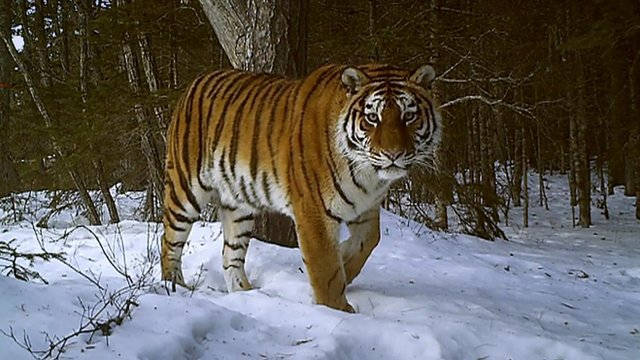
%> input picture Lab3/bildat_lab3/tiger2.jpg, 640 x 360 px
$ octave norm_cuts_example.m   (GNU Octave 9; MATLAB toolbox functions it lacks are replaced by stand-ins)
%> lines starting %> are read from the running program, lines starting %| are printed output that depends on the picture
colour_bandwidth = 8.0; % color bandwidth
radius = 3;              % maximum neighbourhood distance
ncuts_thresh = 0.5;      % cutting threshold
min_area = 200;          % minimum area of segment
max_depth = 8;           % maximum splitting depth
scale_factor = 0.5;      % image downscale factor
image_sigma = 2.0;       % image preblurring scale

I = imread('tiger2.jpg');
%> I is the input picture: size 360x640x3 uint8; mean R, G, B 97.4, 93.3, 88.1
I = imresize(I, scale_factor);
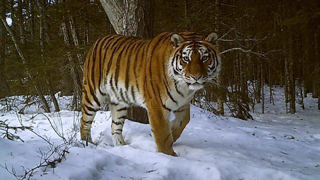
%> I: size 180x320x3 uint8; mean R, G, B 97.4, 93.3, 88.1
Iback = I;
d = 2*ceil(image_sigma*2) + 1;
h = fspecial('gaussian', [d d], image_sigma);
I = imfilter(I, h);
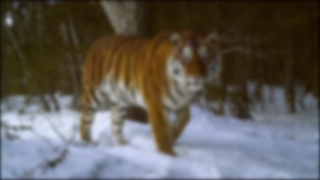
%> I: size 180x320x3 uint8; mean R, G, B 96.3, 92.1, 86.9

%> (the run ends here)

$ run again, with Lab3/bildat_lab3/tiger1.jpg copied over Lab3/bildat_lab3/tiger2.jpg
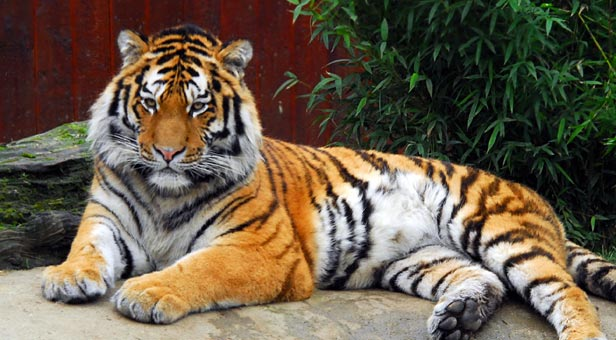
%> input picture Lab3/bildat_lab3/tiger1.jpg, 616 x 340 px
%> I is the input picture: size 340x616x3 uint8; mean R, G, B 106, 92.5, 74.4
%> `I = imresize(I, scale_factor);`:
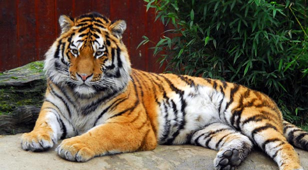
%> I: size 170x308x3 uint8; mean R, G, B 106, 92.5, 74.4
%> `I = imfilter(I, h);`:
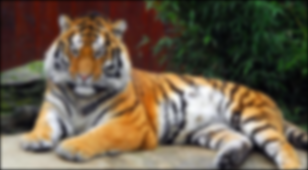
%> I: size 170x308x3 uint8; mean R, G, B 104.8, 91.3, 73.4

$ run again, with Lab3/bildat_lab3/tiger3.jpg copied over Lab3/bildat_lab3/tiger2.jpg
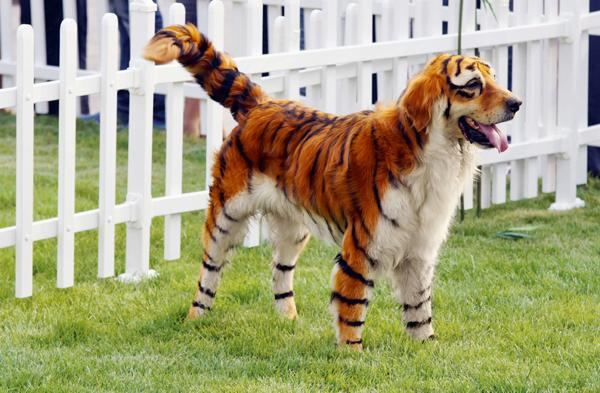
%> input picture Lab3/bildat_lab3/tiger3.jpg, 600 x 393 px
%> I is the input picture: size 393x600x3 uint8; mean R, G, B 166.4, 163.6, 127.4
%> `I = imresize(I, scale_factor);`:
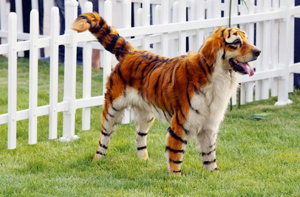
%> I: size 197x300x3 uint8; mean R, G, B 166.4, 163.6, 127.4
%> `I = imfilter(I, h);`:
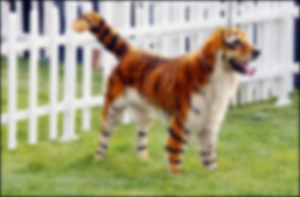
%> I: size 197x300x3 uint8; mean R, G, B 164.5, 161.6, 125.8

$ run again, with Lab3/bildat_lab3/flamingo.jpg copied over Lab3/bildat_lab3/tiger2.jpg
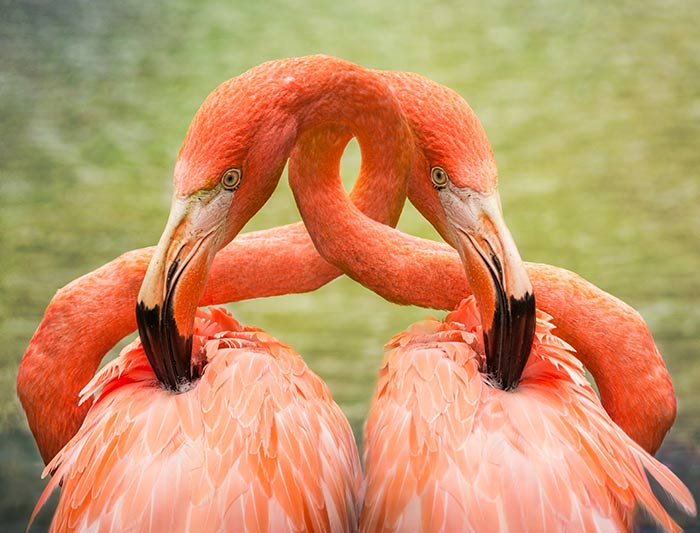
%> input picture Lab3/bildat_lab3/flamingo.jpg, 700 x 533 px
%> I is the input picture: size 533x700x3 uint8; mean R, G, B 196.9, 147.4, 103.3
%> `I = imfilter(I, h);`:
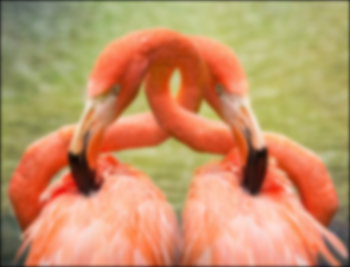
%> I: size 267x350x3 uint8; mean R, G, B 195.4, 146, 102.3
